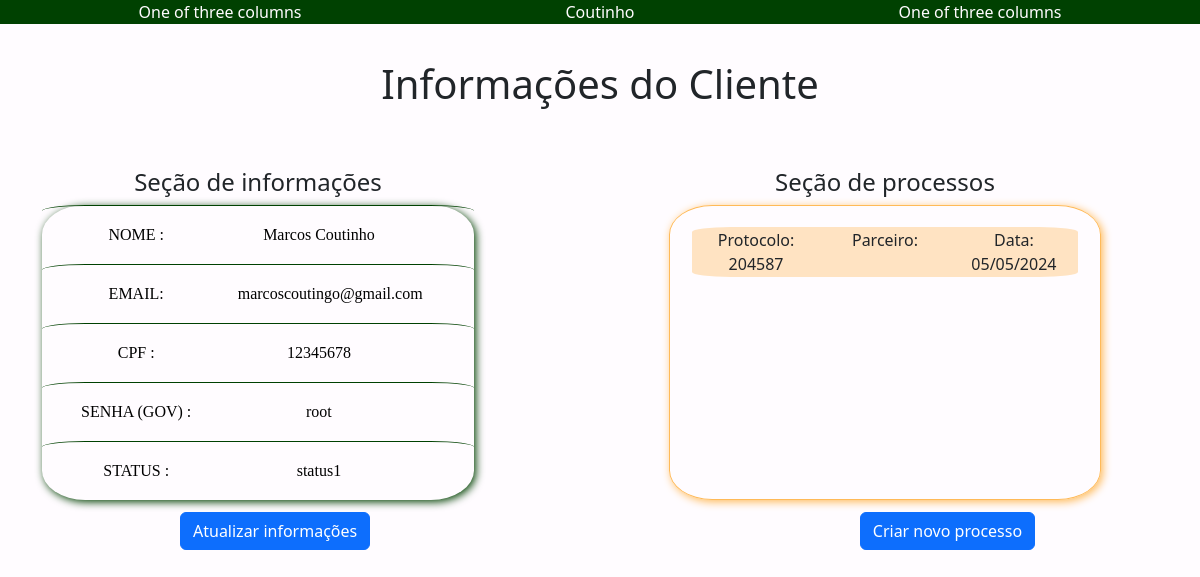
Page /exibirCliente.php?cpf=12345678 on the committed database.
### tables this page shows
CREATE TABLE Pessoa (nome TEXT, email TEXT, senha TEXT, cpf TEXT PRIMARY KEY, status TEXT);

CREATE TABLE Processo (id INTEGER PRIMARY KEY, cpf TEXT , descricao TEXT, parceiro TEXT, protocolo text,dataAbertura TEXT,FOREIGN KEY (cpf) REFERENCES Pessoa(cpf));

### read2.php (called while the page is built, shortened)
<?php
require_once 'envio.php';
require_once 'Pessoa.php';
function buscarPorCPF($pdo, $cpf) {
    $query = "SELECT * FROM Pessoa WHERE cpf = :cpf";
    $statement = $pdo->prepare($query);
    $statement->bindValue(':cpf', $cpf);
    $statement->execute();
    $resultado = $statement->fetch();
    $pessoa = new Pessoa($resultado['nome'], $resultado['email'], $resultado['senha'],$resultado['cpf'], $resultado['status']);
    return $pessoa;
    }

### Pessoa.php (called while the page is built, shortened)
<?php
class Pessoa
{
    private string $nome;
    private string $email;
    private string $senha;
    private string $cpf;
    private string $status;
    public function __construct(string $nome, string $email,string $senha, string $cpf, string $status)
    {
        $this->nome = $nome;
        $this->email = $email;
        $this->senha = $senha;
        $this->cpf = $cpf;
        $this->status = $status;
    }
    public function status(): ?string
    {
        return $this->status;
    }
    public function nome(): string
    {
        return $this->nome;
    }
    public function email(): string
    {
        return $this->email;
    }
    public function cpf(): string
    {
        return $this->cpf;
    }
    public function senha(): string
    {
        return $this->senha;
    }
}

### pesquisaProcessos.php (called while the page is built, shortened)
<?php
require_once 'enviaProcesso.php';
require_once 'Processo.php';
function buscarProcessos($pdo,$cpf) {
    $sqlVerificar = "SELECT COUNT(*) FROM Processo WHERE cpf = :cpf";
    $query_verificar = $pdo->prepare($sqlVerificar);
    $query_verificar->bindValue(':cpf', $cpf);
    $query_verificar->execute();
    $numLinhas = $query_verificar->fetchColumn();
    if($numLinhas > 0){
        $query = "SELECT * FROM Processo WHERE cpf = :cpf";
        $statement = $pdo->prepare($query);
        $statement->bindValue(':cpf',$cpf);
        $statement->execute();
        $resultados = $statement->fetchall();
        $processos = [];
        foreach ($resultados as $resultado) {
            $processos[]= new Processo($resultado['cpf'],$resultado['protocolo'],$resultado['parceiro'],$resultado['descricao'],$resultado['dataAbertura']);
        }
        return $processos;
    } else{
        return "Não há processos";
    }
}

### Processo.php (called while the page is built, shortened)
<?php
class Processo
{
    private string $protocolo;
    private string $dataAbertura;
    public function __construct(string $cpf, string $protocolo, string $parceiro, string $descricao, String $dataAbertura) {
        $this->protocolo = $protocolo;
        $this->dataAbertura = $dataAbertura;
    }
    public function protocolo() : string {
        return $this->protocolo;
    }
    public function dataAbertura() : string {
        return $this->dataAbertura;
    }
}

### exibirCliente.php (the view, shortened to what this page needs)
<?php
require_once 'conexao.php';
require_once 'Pessoa.php';
require_once 'read2.php';
require_once 'pesquisaProcessos.php';
require_once 'Processo.php';
?>
<!DOCTYPE html>
<html lang="en">
<head>
    <link rel="stylesheet" href="exibirCliente.css">
    <link href="https://cdn.jsdelivr.net/npm/bootstrap@5.3.3/dist/css/bootstrap.min.css" rel="stylesheet">
</head>
<body>
    <header>
    <div class="container text-center">
  <div class="row align-items-center">
    <div class="col">
      One of three columns
    </div>
    <div class="col">
  Coutinho
    </div>
    <div class="col">
      One of three columns
    </div>
  </div>
</div>
    </header>
   <main>
   <?php if (isset($_GET['cpf'])) {
    $cpf_pessoa = $_GET['cpf'];
    $pessoa = buscarPorCPF($pdo,$cpf_pessoa);
    $processos = buscarProcessos($pdo,$cpf_pessoa);
}?>
    <section class="secao_aluno">
    <h1 class="title_principal" >Informações do Cliente</h1>
<div class="container text-center ">
  <div class="row justify-content-start secoes">
        <div class="col-4 secao_informacoes">
        <h4 class="title_secao_informacao">Seção de informações</h4>
         <div class="celulas_info_clientes">
           <div class="secao_informacoes_texts">
              <div class="texts_info_rotulo">
                NOME :
              </div>
              <div class="texts_info_values"><?php echo $pessoa->nome();?>
            </div>
           </div>
           <div class="secao_informacoes_texts">
              <div class="texts_info_rotulo">
                EMAIL:
              </div>
              <div class="texts_info_values"><?php echo $pessoa->email();?>
            </div>
           </div>
           <div class="secao_informacoes_texts">
              <div class="texts_info_rotulo">
                CPF :
              </div>
              <div class="texts_info_values"><?php echo $pessoa->cpf();?>
            </div>
           </div>
           <div class="secao_informacoes_texts">
              <div class="texts_info_rotulo">
                SENHA (GOV) :
              </div>
              <div class="texts_info_values"><?php echo $pessoa->senha();?>
            </div>
           </div>
           <div class="secao_informacoes_texts">
              <div class="texts_info_rotulo">
                STATUS :
              </div>
              <div
               class="texts_info_values"><?php echo $pessoa->status();?>
            </div>
         </div>
         </div>
        </div>
    <div class="col-4 secao_processos">
    <h4 class="title_secao_processos">Seção de processos</h4>
    <div class="celulas_scroll">
      <?php if(!empty(is_array($processos) && $processos)){
            foreach($processos as $processo): ?>
            <div class="exibir_processos">
              <div class="container text-center">
              <div class="row justify-content-center">
                <div class="col-4">
                  Protocolo: <?php echo $processo->protocolo(); ?>
                </div>
                <div class="col-4">
                Parceiro: <?php echo $processo->parceiro(); ?>
                </div>
                <div class="col-4">
                <?php $dataAberturaFormatada = date('d/m/Y', strtotime($processo->dataAbertura()));?>
                Data: <?php  echo $dataAberturaFormatada; ?>
                </div>
              </div>
            </div>
            </div>
              <?php endforeach;}
            else{
              echo "Não há processos!";
            }?>
                  </div>
    </div>
  </div>
   </main>
<div class="btns">
     <button class="btn btn-primary cria_processo" type="submit" onclick="window.location='criaProcessos.php?cpf=<?php echo $pessoa->cpf(); ?>';">Atualizar informações</button>
    <button class="btn btn-primary cria_processo" type="submit" onclick="window.location='criaProcessos.php?cpf=<?php echo $pessoa->cpf(); ?>';">Criar novo processo</button>
</div>
</body>
</html>

### exibirCliente.css (style rules this page uses)
:root { --cor-primaria: #004101; --cor-secundaria: #FFBA58; --cor-terciaria: #FFFCFF; }
* { margin: 0; padding: 0; box-sizing: border-box; }
body { background-color: var(--cor-terciaria) !important; min-height: 100vh; }
header { background-color: var(--cor-primaria) !important; margin-bottom: 3%; color: #FFFCFF; }
.title_principal { text-align: center; margin-bottom: 5%; }
.secoes { display: flex; gap: 15% !important; }
.secao_informacoes { width: 40% !important; max-height: 200%; display: flex; flex-direction: column; }
.celulas_info_clientes { border-radius: 10%; box-shadow: 2px 2px 8px 0px #004101; }
.secao_informacoes_texts { display: flex; padding: 3%; border-top :1px solid var(--cor-primaria); border-radius: 10%; }
.texts_info_rotulo { padding:1% 5%; font-family: 'Times New Roman', Times, serif; color:black; width: 40%; }
.texts_info_values { padding:1% 5%; font-family: 'Times New Roman', Times, serif; color: rgb(1, 1, 1); width: 50%; }
.secao_processos { align-items: center; display: flex; flex-direction: column; width: 40% !important; }
.celulas_scroll { height: 200%; max-height: 200%; min-width: 100%; padding: 5%; border: 1px solid var(--cor-secundaria); overflow-y: auto; display: flex; flex-direction: column; gap:2%; border-radius: 10%; box-shadow: 2px 2px 8px 0px var(--cor-secundaria); }
.exibir_processos { background-color: #ffb9585d; border-radius: 10%; min-height: 20%; max-height: 20%; align-content: center; }
.btns { display: flex; align-items: flex-start; gap: 48%; padding-top: 1%; padding-left: 15%; }

### rows in the picture
pessoa: nome "Marcos Coutinho", email "marcoscoutingo@gmail.com", cpf "12345678", senha "root", status "status1"
processo: protocolo "204587", dataAbertura "05/05/2024"
